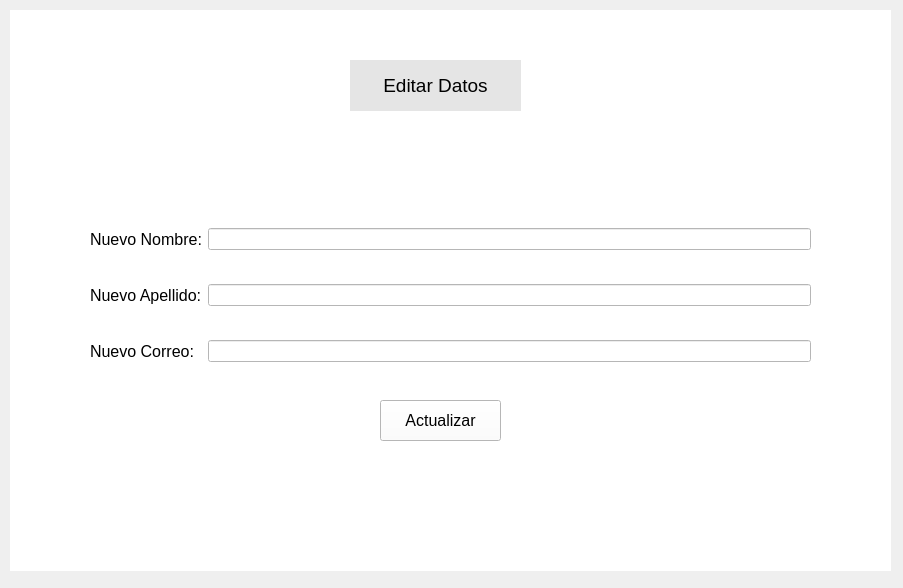
<?xml version="1.0" encoding="UTF-8"?>
<ui version="4.0">
 <class>editarDatos</class>
 <widget class="QWidget" name="editarDatos">
  <property name="geometry">
   <rect>
    <x>0</x>
    <y>0</y>
    <width>903</width>
    <height>588</height>
   </rect>
  </property>
  <property name="windowTitle">
   <string>Form</string>
  </property>
  <widget class="QWidget" name="widget" native="true">
   <property name="geometry">
    <rect>
     <x>10</x>
     <y>10</y>
     <width>881</width>
     <height>561</height>
    </rect>
   </property>
   <property name="styleSheet">
    <string notr="true">background-color: rgb(255, 255, 255);</string>
   </property>
   <widget class="QLabel" name="label">
    <property name="geometry">
     <rect>
      <x>340</x>
      <y>50</y>
      <width>171</width>
      <height>51</height>
     </rect>
    </property>
    <property name="minimumSize">
     <size>
      <width>171</width>
      <height>51</height>
     </size>
    </property>
    <property name="font">
     <font>
      <pointsize>14</pointsize>
     </font>
    </property>
    <property name="styleSheet">
     <string notr="true">background-color: rgb(229, 229, 229);</string>
    </property>
    <property name="text">
     <string>Editar Datos</string>
    </property>
    <property name="alignment">
     <set>Qt::AlignCenter</set>
    </property>
   </widget>
   <widget class="QPushButton" name="actualizarButton">
    <property name="geometry">
     <rect>
      <x>370</x>
      <y>390</y>
      <width>121</width>
      <height>41</height>
     </rect>
    </property>
    <property name="font">
     <font>
      <pointsize>12</pointsize>
     </font>
    </property>
    <property name="text">
     <string>Actualizar</string>
    </property>
    <property name="checkable">
     <bool>true</bool>
    </property>
   </widget>
   <widget class="QWidget" name="">
    <property name="geometry">
     <rect>
      <x>80</x>
      <y>190</y>
      <width>721</width>
      <height>191</height>
     </rect>
    </property>
    <layout class="QGridLayout" name="gridLayout">
     <item row="0" column="0">
      <widget class="QLabel" name="label_2">
       <property name="font">
        <font>
         <pointsize>12</pointsize>
        </font>
       </property>
       <property name="text">
        <string>Nuevo Nombre:</string>
       </property>
      </widget>
     </item>
     <item row="0" column="1">
      <widget class="QLineEdit" name="cambiarNombre">
       <property name="placeholderText">
        <string/>
       </property>
      </widget>
     </item>
     <item row="1" column="0">
      <widget class="QLabel" name="label_3">
       <property name="font">
        <font>
         <pointsize>12</pointsize>
        </font>
       </property>
       <property name="text">
        <string>Nuevo Apellido:</string>
       </property>
      </widget>
     </item>
     <item row="1" column="1">
      <widget class="QLineEdit" name="cambiarApellido"/>
     </item>
     <item row="2" column="0">
      <widget class="QLabel" name="label_4">
       <property name="font">
        <font>
         <pointsize>12</pointsize>
        </font>
       </property>
       <property name="text">
        <string>Nuevo Correo:</string>
       </property>
      </widget>
     </item>
     <item row="2" column="1">
      <widget class="QLineEdit" name="cambiarCorreo"/>
     </item>
    </layout>
   </widget>
  </widget>
 </widget>
 <resources/>
 <connections/>
</ui>
